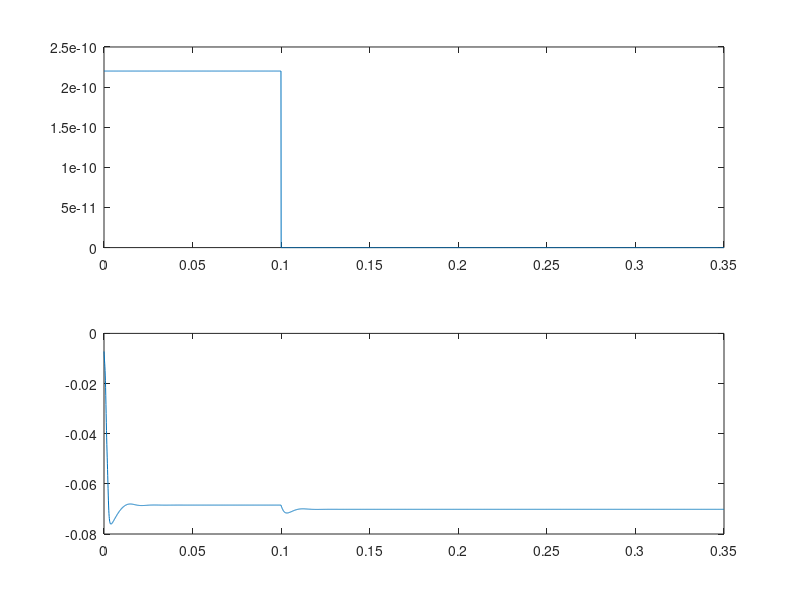

Write MATLAB code to recreate this figure.
% Tutorial 4.1, this code builds the Hodgkin-Huxley model as an oscillator
% By Clark Xu, Feb. 10, 2023

%% parameter
G_leak = 30e-9;
Gmax_Na = 12e-6;
Gmax_K = 3.6e-6;
E_Na = 0.045;
E_K = -0.082;
E_l = -0.060;
C_m = 100e-12;


%% time vector
tmax = 0.35;
dt = 1e-4;  % 0.1ms
tvec = 0:dt:tmax;
Nt = length(tvec);
Ntrial = 1;

%% vector for membrane potentials, m, h, and n
Vm = zeros(Ntrial, Nt);
mvec = zeros(size(Vm));
hvec = zeros(size(Vm));
nvec = zeros(size(Vm));

%% vector for Iapp
Iapp = ones(size(Vm));

Ibaseline = 0;
Iamplitude = 0.22e-9;

Iapp(1,:) = Iapp(1,:)*Ibaseline;
Iapp(1, 1:0.1/dt) = Iamplitude;



Vinit = -7.2e-3;
Vm(1,1) = Vinit;

for trial = 1:Ntrial
    
    for i = 2:Nt

        alphaM = (1e5 * (-Vm(trial,i-1)-0.045))/ ...
            (exp(100 * (-Vm(trial,i-1)-0.045))-1);
        betaM = 4e3 * exp((-Vm(trial,i-1)-0.070)/0.018);
        dm = alphaM*(1-mvec(trial,i-1)) - betaM*mvec(trial,i-1);
        mvec(trial,i) = mvec(trial,i-1)+dm*dt;

        alphaH = 70 * exp(50*(-Vm(trial,i-1)-0.070));    
        betaH = 1e3/(1+exp(100*(-Vm(trial,i-1)-0.040)));
        dh = alphaH*(1-hvec(trial,i-1)) - betaH*hvec(trial,i-1);
        hvec(trial,i) = hvec(trial,i-1)+dh*dt;

        alphaN = 1e4 * (-Vm(trial,i-1)-0.060)/ ...
            (exp(100*(-Vm(trial,i-1)-0.060))-1);
        betaN = 125 * exp((-Vm(trial,i-1)-0.070)/0.08);
        dn = alphaN*(1-nvec(trial,i-1)) - betaN*nvec(trial,i-1);
        nvec(trial,i) = nvec(trial,i-1)+dn*dt;

        dVm = G_leak * (E_l-Vm(trial,i-1)) + ...
            Gmax_Na * mvec(trial,i)^3 * hvec(trial,i) * (E_Na-Vm(trial,i-1)) + ...
            Gmax_K * nvec(trial,i)^4 * (E_K - Vm(trial,i-1)) + Iapp(trial,i);
        Vm(trial,i) = Vm(trial,i-1)+dVm*(dt/C_m);
    end
end

subplot(2,1,1);
plot(tvec,Iapp);

subplot(2,1,2);
plot(tvec, Vm);
